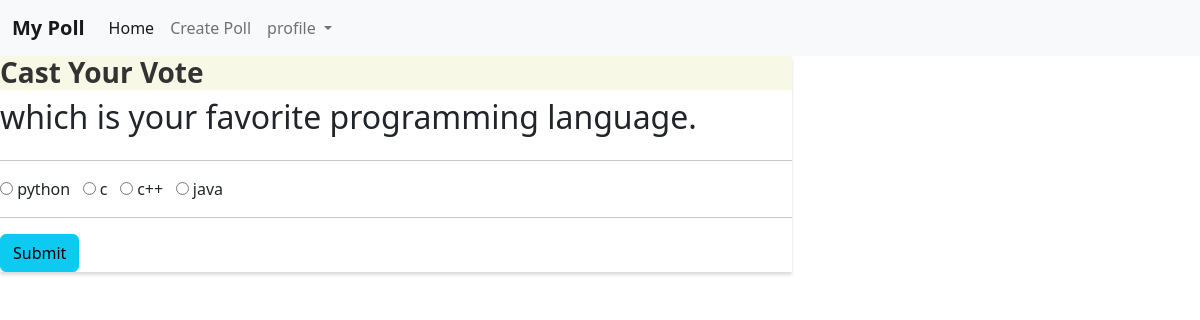
Page /vote/1/ (signed in) on the committed database.
### poll/models.py (models this page shows, shortened)
class Poll(models.Model):
    question = models.TextField()
    option_one = models.CharField(max_length=30)
    option_two = models.CharField(max_length=30)
    option_three = models.CharField(max_length=30)
    option_four = models.CharField(max_length=30)
    option_one_count = models.IntegerField(default=0)
    option_two_count = models.IntegerField(default=0)
    option_three_count = models.IntegerField(default=0)
    option_four_count = models.IntegerField(default=0)

### poll/views.py (the view, shortened to what this page needs)
# urls.py: path('vote/<slug:poll_id>/', views.vote,name='vote'),
@login_required(login_url='login')
def vote(request,poll_id):
    poll = Poll.objects.get(pk=poll_id)
    context = {
        'poll' : poll
    }
    return render(request,'vote.html',context)

### poll/templates/vote.html (shortened to what this page needs)
{% extends 'base.html' %}
{% block content %}
<div class="row">
    <div class="col-lg-8 col-lg-offset-2">
        <div class="panel panel-default">
            <div class="panel-heading">
                <h3 class="panel-title">Cast Your Vote</h3>
            </div>
            <div class="panel-body">
                <div class="row">
                    <div class="col-lg-12">
                        <h2>{{ poll.question }}</h2>
                    </div>
                </div>
                <div class="row">
                    <div class="col-lg-12">
                        <hr />
                        <form method="POST">
                            <div class="form-group">
                                <div class="radio">
                                    <label>
                                        <input type="radio" name="poll" value="option1" required>
                                        {{ poll.option_one }}
                                    </label> &nbsp;
                                    <label>
                                        <input type="radio" name="poll" value="option2">
                                        {{ poll.option_two }}
                                    </label> &nbsp;
                                    <label>
                                        <input type="radio" name="poll" value="option3">
                                        {{ poll.option_three }}
                                    </label> &nbsp;
                                    <label>
                                        <input type="radio" name="poll" value="option4">
                                        {{ poll.option_four }}
                                    </label> &nbsp;
                                </div>
                            </div>
                            <hr />
                            <button type="submit" class="btn btn-info">
                                Submit
                            </button>
                        </form>
                    </div>
                </div>
            </div>
        </div>
    </div>
</div>
{% endblock %}

### poll/static/style.css (style rules this page uses)
.navbar-default, .btn, .form-control, .panel { border-radius: 0; }
.panel-default > .panel-heading { color: #333; background-color: rgba(245, 245, 220, .7); border-color: rgba(245, 245, 220, .6); border-top-left-radius: 0; border-top-right-radius: 0; }
.panel { box-shadow: 0px 3px 3px 0px #ddd; }
a.navbar-brand, .panel-title { font-weight: bolder; }

### rows in the picture
Poll: question "which is your favorite programming language.", option_one "python", option_two "c", option_three "c++", option_four "java"
